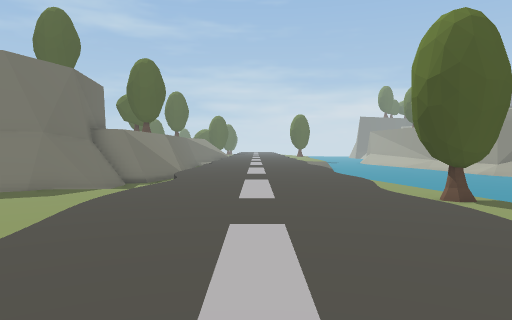
view 1 (above)

24 first-person views from a walk through a Unity game level. The camera is 1.5 m above the floor, tilts 2° down and sees 70° across. The floor is counted in squares, 2 m on a side. Each view is taken from the middle of a square. On the plan, view 1 faces up. The plan holds only what a view shows up to about 11 squares ahead; the rest is blank. The place goes on beyond the plan. The player character is not drawn.

view 2
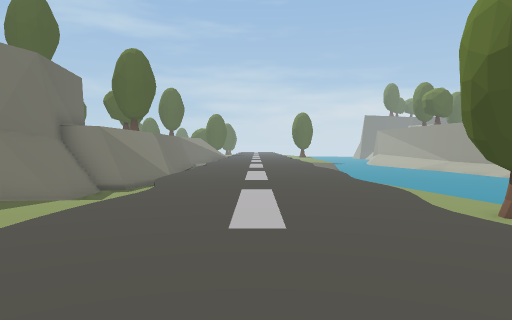

view 3
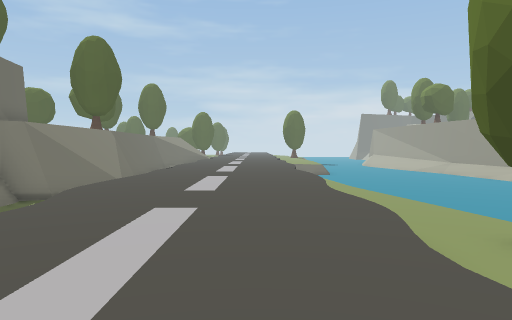

view 4
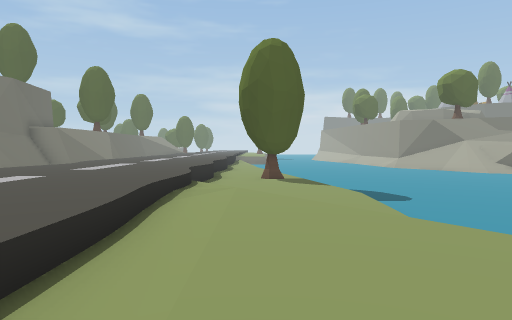

view 5
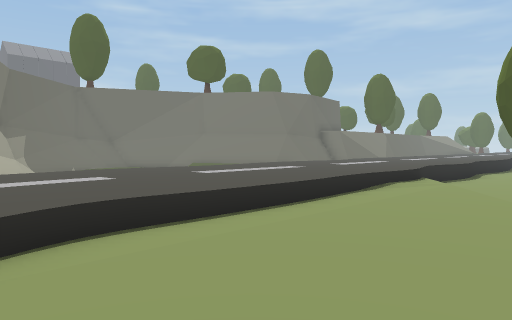

view 6
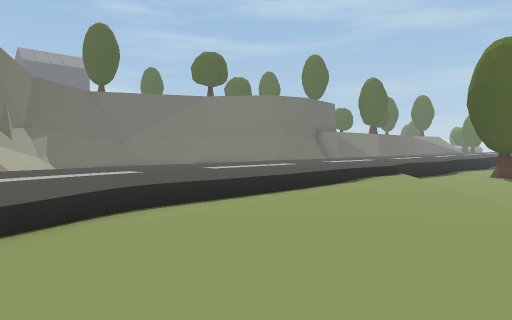

view 7
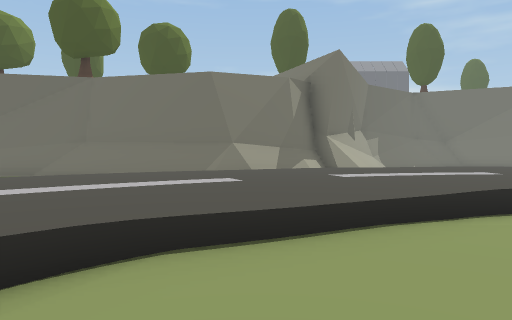

view 8
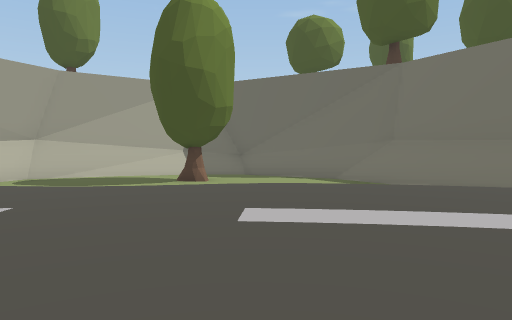

view 9
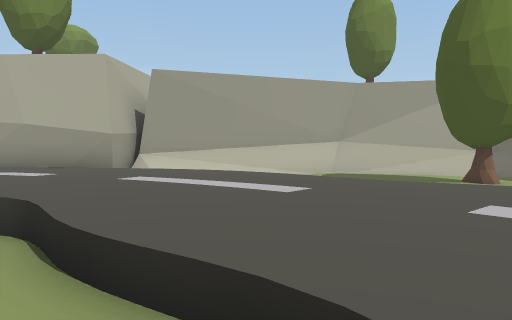

view 10
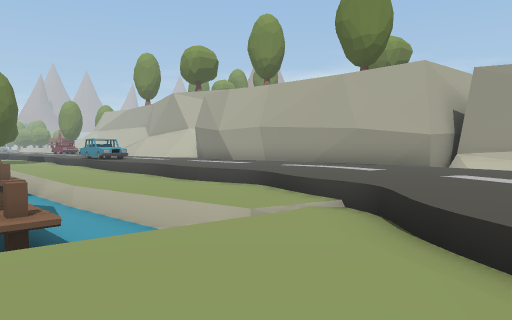

view 11
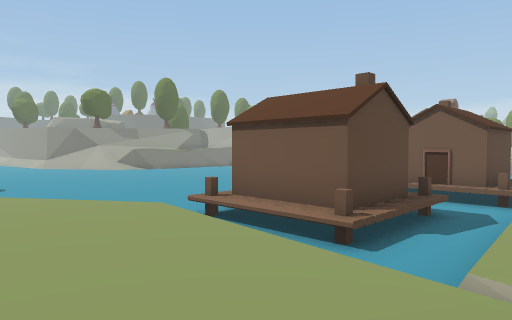

view 12
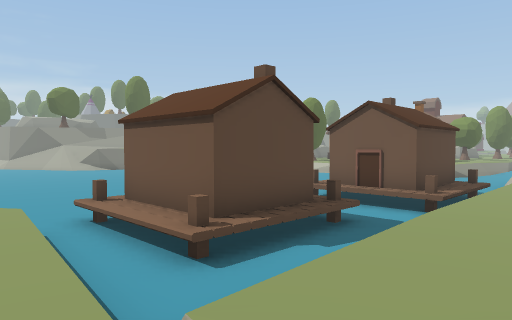

view 13
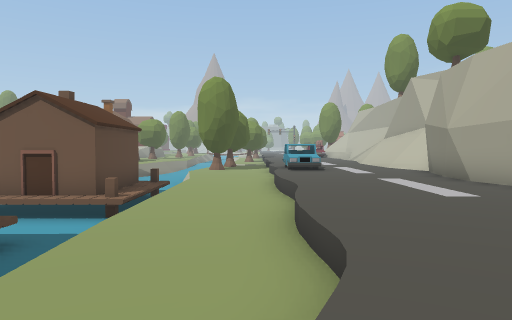

view 14
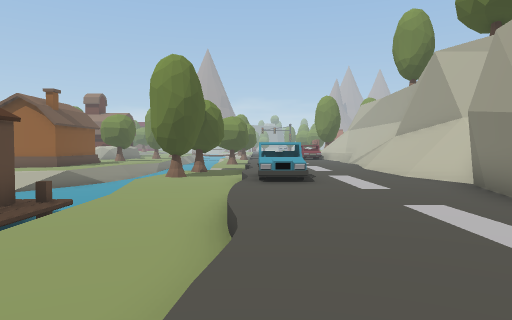

view 15
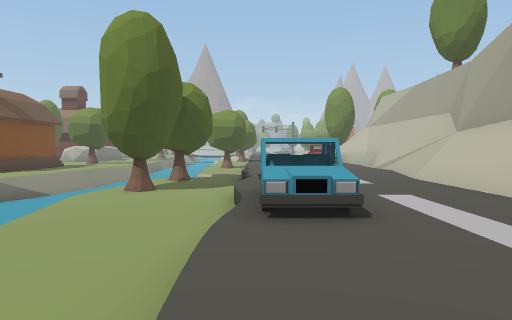

view 16
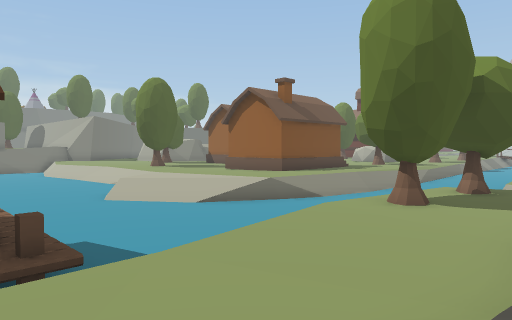

view 17
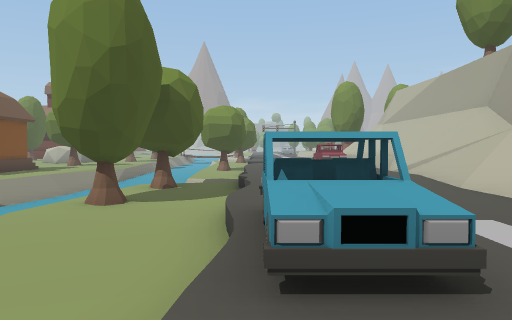

view 18
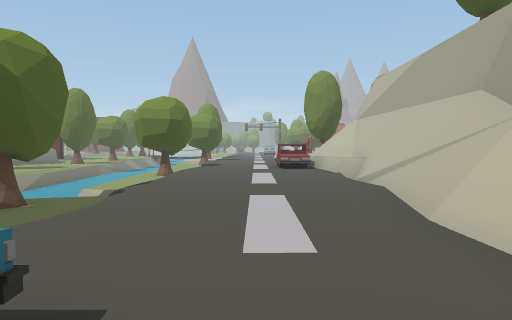

view 19
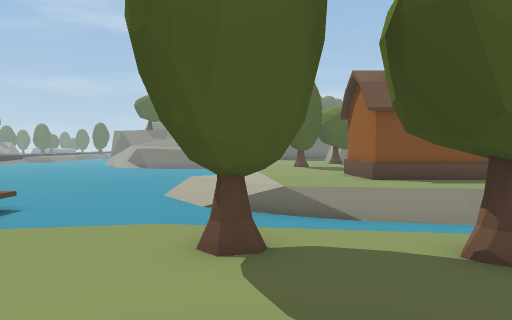

view 20
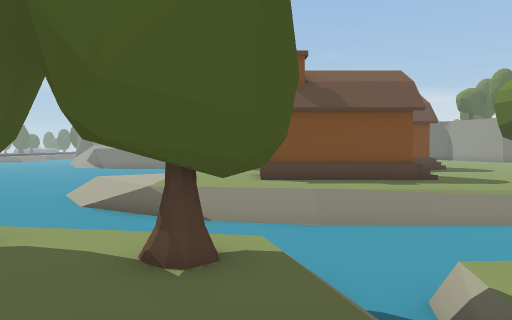

view 21
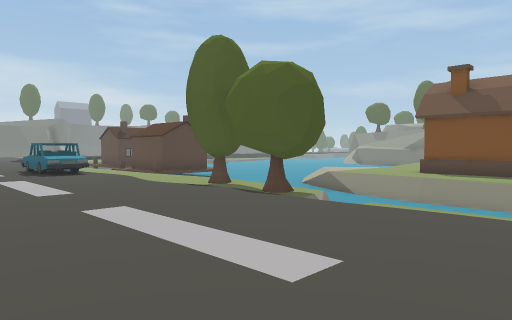

view 22
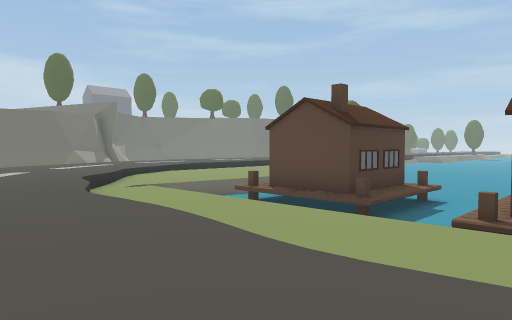

view 23
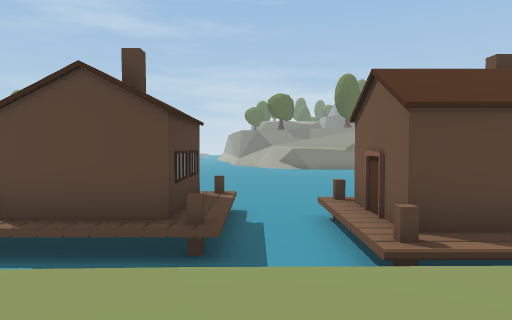

view 24
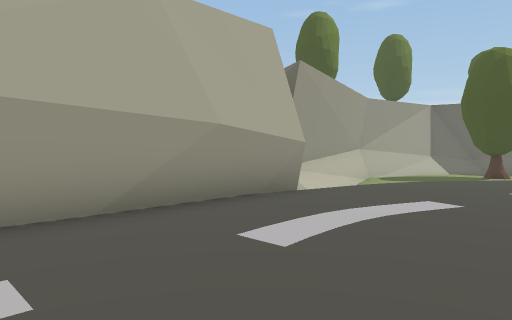

### Floor plan
Key: @ floor where view 1 was taken; # wall or solid block; . main floor; - floor 0.25 m lower than the main floor; : floor 0.5 m higher than the main floor; _ floor 0.5 m lower than the main floor; < floor 0.75 m lower than the main floor; ( floor 1 m lower than the main floor; / step, stairs or slope; = window, fence, low wall or low ledge; ≈ liquid the walk keeps out of; ^ raised ledge; v drop or lower ground; O other object.
Columns run from 5 left of view 1 to 33 right of it. Each row starts with its distance up from view 1.
 15  vv.....((≈≈≈≈
 14  vv.....((≈≈≈≈
 13 vvv.....((≈≈≈
 12 vvv..... (≈≈≈
 11 #vv..... (/≈≈
 10 #vv.....((( ≈
  9 =<<=....(((
  8  <<=....(OO ≈≈≈≈≈
  7  <v.....((<≈≈≈≈≈≈
  6  <v.....((<≈≈≈≈≈
  5  <v...../(<≈≈≈≈≈
  4   v...../(<<≈≈≈
  3    =...._/<<≈≈≈≈
  2    /....__<≈≈≈≈≈≈        ≈≈
  1    /....___≈  ≈≈≈        ≈≈≈
  0    ..@..____  ≈≈≈  ≈≈≈   ≈≈≈v
 -1    .....____≈ ≈≈≈ ≈≈≈≈ ≈≈≈≈≈<----#    O
 -2    =...._____≈≈≈≈ ≈≈≈≈ ≈≈≈≈≈≈_---OOOOOO
 -3  ##=....______≈OOOO≈≈≈  ≈≈≈≈≈≈--------
 -4   #=..../_____≈OOOO≈≈O  O≈≈≈≈≈≈≈------
 -5   #/....._____≈OOOO≈≈OOOO≈≈≈≈≈≈≈≈≈≈≈≈≈≈
 -6   ##/..../____≈OOOO≈≈OOOO≈≈≈≈≈≈≈≈≈≈≈≈≈
 -7   ##/...../__≈≈≈≈≈≈≈≈OOO≈  ≈≈≈≈≈ ≈≈≈≈≈
 -8   ## ......=_v≈≈≈vvvvvvvvvvvvOOvOv≈≈
 -9   ## /...... vvvvvvvvvvvvvvvvvOvOO≈___
-10   #_  /.......vvvvvvvvvvvvvvvvvvvvv_v_
-11   #_   /.................OOO...v......
-12   #__   _................OOO...........
-13   #____  _.............................
-14   #__O__  <=..........................
-15   #/_____   <=###########.##=:==.......
-16   ##//____///##         ##########^vv#
-17    ###########                     ###

Where each view was taken, in squares from view 1:
view 1: 0 up, 0 right, facing up
view 2: 2 up, 0 right, facing up
view 3: 4 up, 1 right, facing up
view 4: 3 down, 4 right, facing up
view 5: 4 down, 6 right, facing up-left
view 6: 5 down, 7 right, facing up-left
view 7: 6 down, 7 right, facing left
view 8: 7 down, 5 right, facing down-left
view 9: 6 down, 5 right, facing down
view 10: 5 down, 5 right, facing down-right
view 11: 9 down, 5 right, facing up-right
view 12: 10 down, 7 right, facing up-right
view 13: 10 down, 8 right, facing right
view 14: 11 down, 12 right, facing right
view 15: 11 down, 16 right, facing right
view 16: 11 down, 18 right, facing up-right
view 17: 11 down, 18 right, facing right
view 18: 13 down, 21 right, facing right
view 19: 12 down, 25 right, facing up
view 20: 12 down, 28 right, facing up
view 21: 15 down, 33 right, facing up-left
view 22: 13 down, 17 right, facing up-left
view 23: 11 down, 14 right, facing up
view 24: 11 down, 14 right, facing down-left
